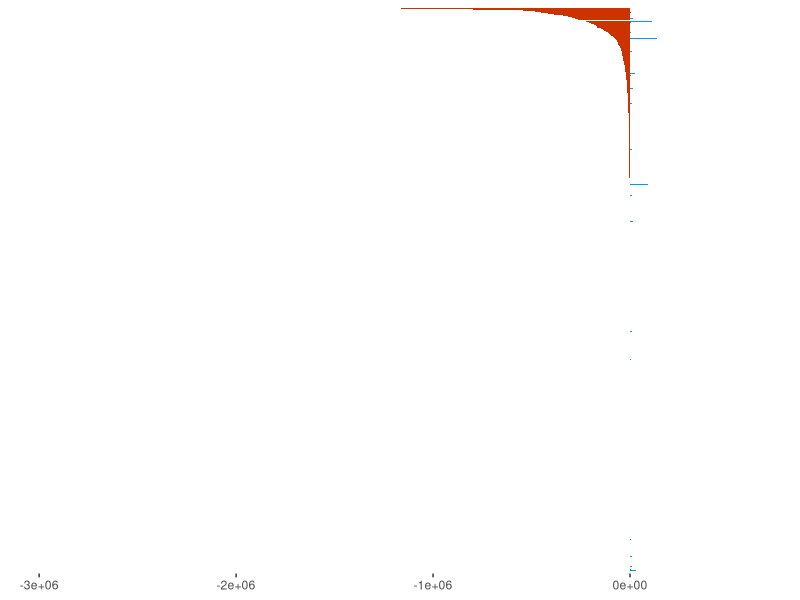
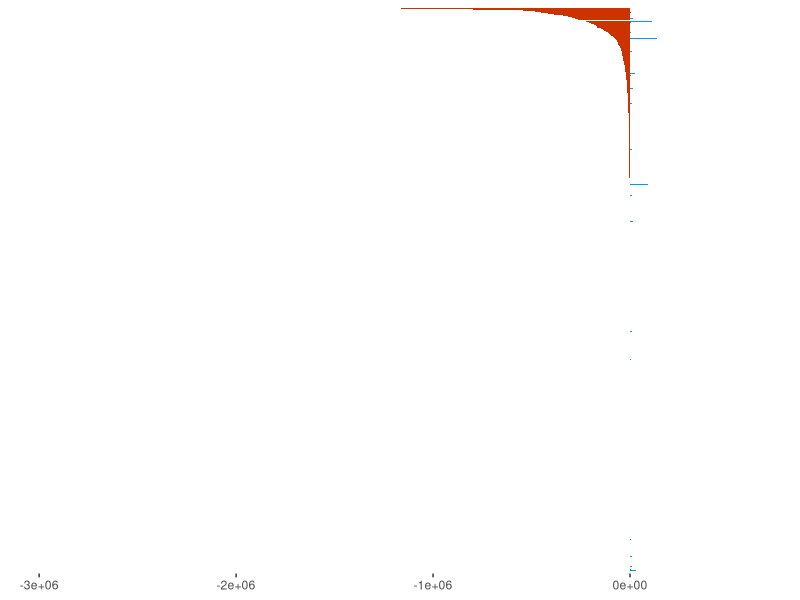

Recreate these plots in R, in order.
library(ggplot2)
library(dplyr)

datasets <- read.csv("datasets.csv")
datasets$n_eez <- datasets$n_all - datasets$n_abnj

ggplot(datasets) +
  geom_bar(aes(x = reorder(dataset_id, n_eez), y = -n_eez), stat = "identity", fill = "#cc3300", width = 1) +
  geom_bar(aes(x = reorder(dataset_id, n_eez), y = n_abnj), stat = "identity", fill = "#0099ff", width = 1) +
  coord_flip() +
  theme(
    axis.title.y = element_blank(),
    axis.title.x = element_blank(),
    axis.text.y = element_blank(),
    axis.ticks.y = element_blank()
  )

ggsave("datasets.png", width = 10, height = 10)
